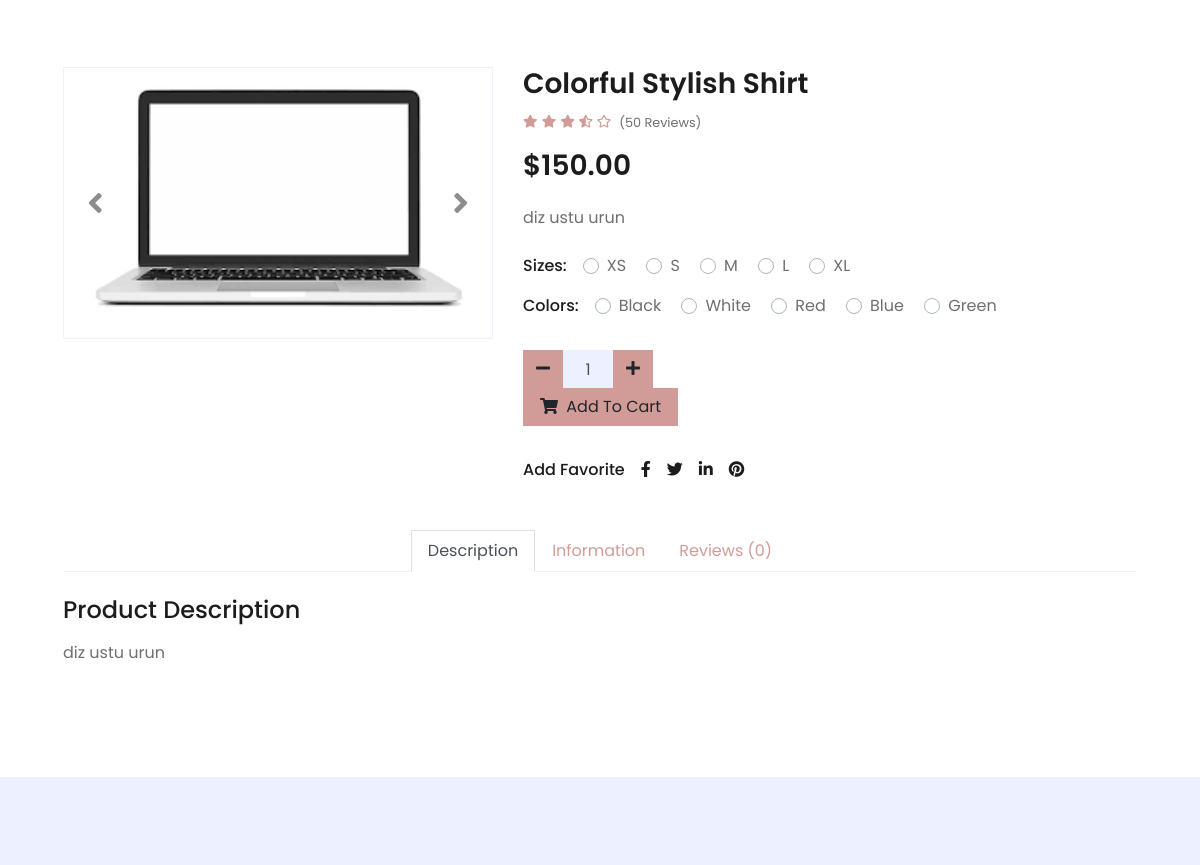
Before: /product_detail/5/diz-ustu-urun (middle part) with the older database file.
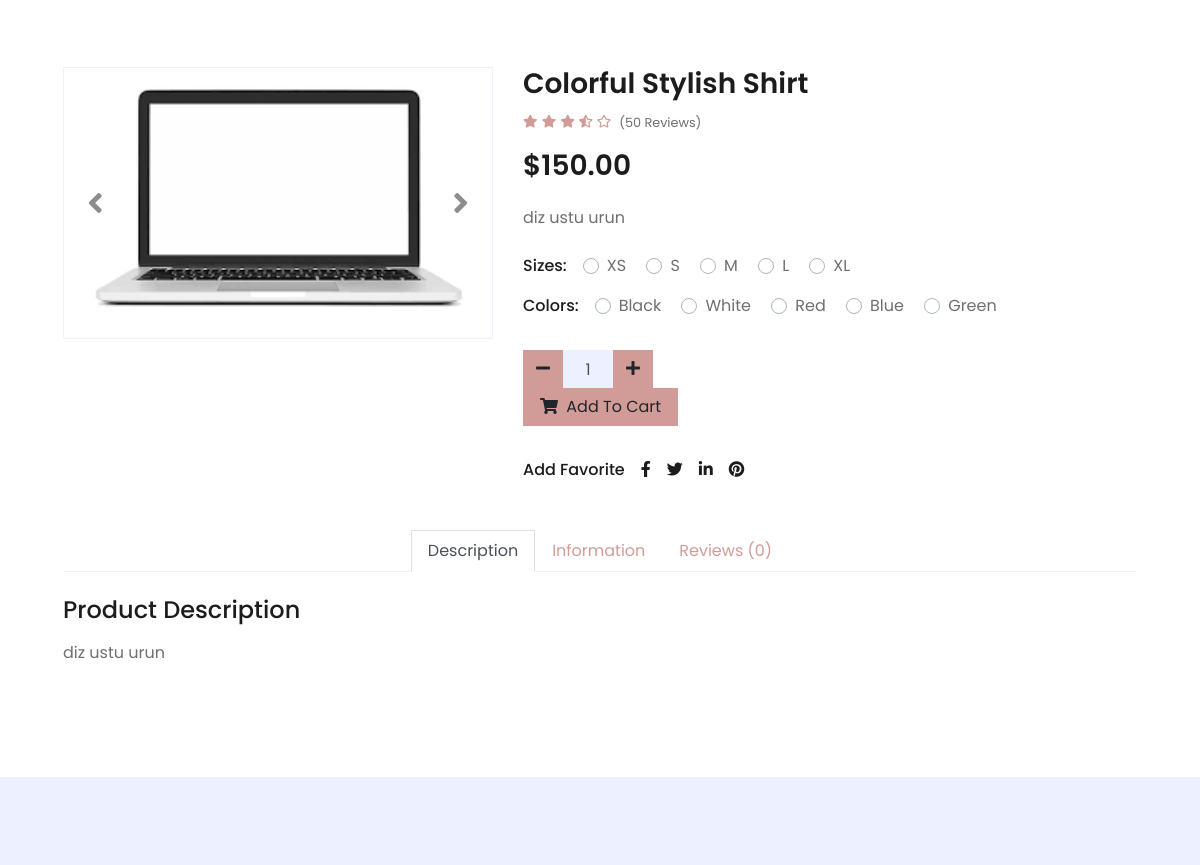
After: the same page with the newer database file.
### product/models.py (models this page shows, shortened)
class Product(models.Model):
    STATUS = (
        ('True', 'Evet'),
        ('False', 'Hayir'),
    )
    category = models.ForeignKey(Category, on_delete=models.CASCADE) #many to one relation with Category
    title = models.CharField(max_length=150)
    keywords = models.CharField(blank=True,max_length=255)
    description = models.TextField(blank=True,max_length=255)
    image=models.ImageField(blank=True, upload_to='images/')
    price= models.FloatField()
    amount=models.IntegerField(default=0)
    detail=RichTextUploadingField()
    status=models.CharField(max_length=10,choices=STATUS)
    create_at=models.DateTimeField(auto_now_add=True)
    update_at=models.DateTimeField(auto_now=True)
    slug = models.SlugField(null=False, unique=True)
    def __str__(self):
        return self.title
    def image_tag(self):
        return mark_safe('<img src="{}" height="50"/>'.format(self.image.url))
    image_tag.short_descripion = 'Image'

### home/views.py (the view)
# urls.py: path("product_detail/<int:id>/<slug:slug>", views.productDetail, name="productDetail"),
def productDetail(request, id, slug):
    category = Category.objects.all()
    setting = Setting.objects.get(pk=1)
    urun = Product.objects.get(pk=id)
    images = Images.objects.filter(product_id=id)
    comments = Comment.objects.filter(product_id=id)
    context = {'setting': setting,
               'page': 'Urun',
               'category': category,
               'urun': urun,
               'images': images,
               'comments': comments}
    return render(request, 'urun_detay.html', context)

### home/templates/urun_detay.html (shortened to what the changed rows need)
{% extends 'homebase.html' %}
{% load static %}
{% block body %}
    <div class="container-fluid py-5">
        <div class="row px-xl-5">
            <div class="col-lg-5 pb-5">
                <div id="product-carousel" class="carousel slide" data-ride="carousel">
                    <div class="carousel-inner border">
                        <div class="carousel-item active">
                            <img class="w-100 h-100" src="{{ urun.image.url}}" alt="Image">
                        </div>
                    </div>
                </div>
            </div>
            <div class="col-lg-7 pb-5">
                <h3 class="font-weight-semi-bold">Colorful Stylish Shirt</h3>
                <div class="d-flex mb-3">
                    <div class="text-primary mr-2">
                    </div>
                    <small class="pt-1">(50 Reviews)</small>
                </div>
                <h3 class="font-weight-semi-bold mb-4">$150.00</h3>
                <p class="mb-4">{{ urun.description }}</p>
                <div class="d-flex mb-3">
                    <p class="text-dark font-weight-medium mb-0 mr-3">Sizes:</p>
                    <form>
                    </form>
                </div>
                <div class="d-flex mb-4">
                    <p class="text-dark font-weight-medium mb-0 mr-3">Colors:</p>
                    <form>
                    </form>
                </div>
                <div class="d-flex align-items-center mb-4 pt-2">
                     <form action="/order/addtocart/{{ urun.id }}" method="post">
                    <div class="input-group quantity mr-3" style="width: 130px;">
                        <div class="input-group-btn">
                            <button class="btn btn-primary btn-minus" >
                            </button>
                        </div>
                        <input type="text" name="quantity" class="form-control bg-secondary text-center" value="1" max="{{ urun.amount }}">
                        <div class="input-group-btn">
                            <button class="btn btn-primary btn-plus">
                            </button>
                        </div>
                    </div>
                </div>
                <div class="d-flex pt-2">
                    <p class="text-dark font-weight-medium mb-0 mr-2">Add Favorite</p>
                    <div class="d-inline-flex">
                    </div>
                </div>
            </div>
        </div>
        <div class="row px-xl-5">
            <div class="col">
                <div class="tab-content">
                    <div class="tab-pane fade show active" id="tab-pane-1">
                        <h4 class="mb-3">Product Description</h4>
                      {{ urun.detail | safe }} </div>
                </div>
            </div>
        </div>
    </div>
 {% endblock %}

Changed rows visible on the page:
changed Product "diz ustu urun": quantity "1" → (not shown)
Other visible differences:
form field quantity: (not shown) → "1"
